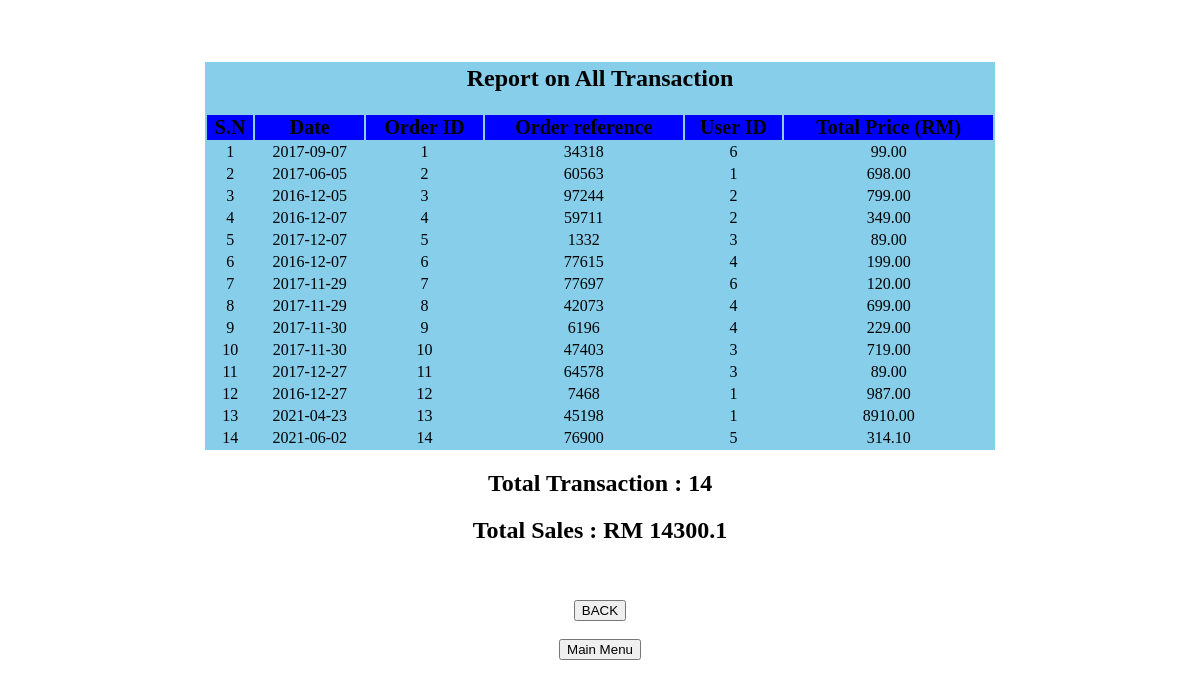
Page /admin/all_reports.php on the earlier database version.
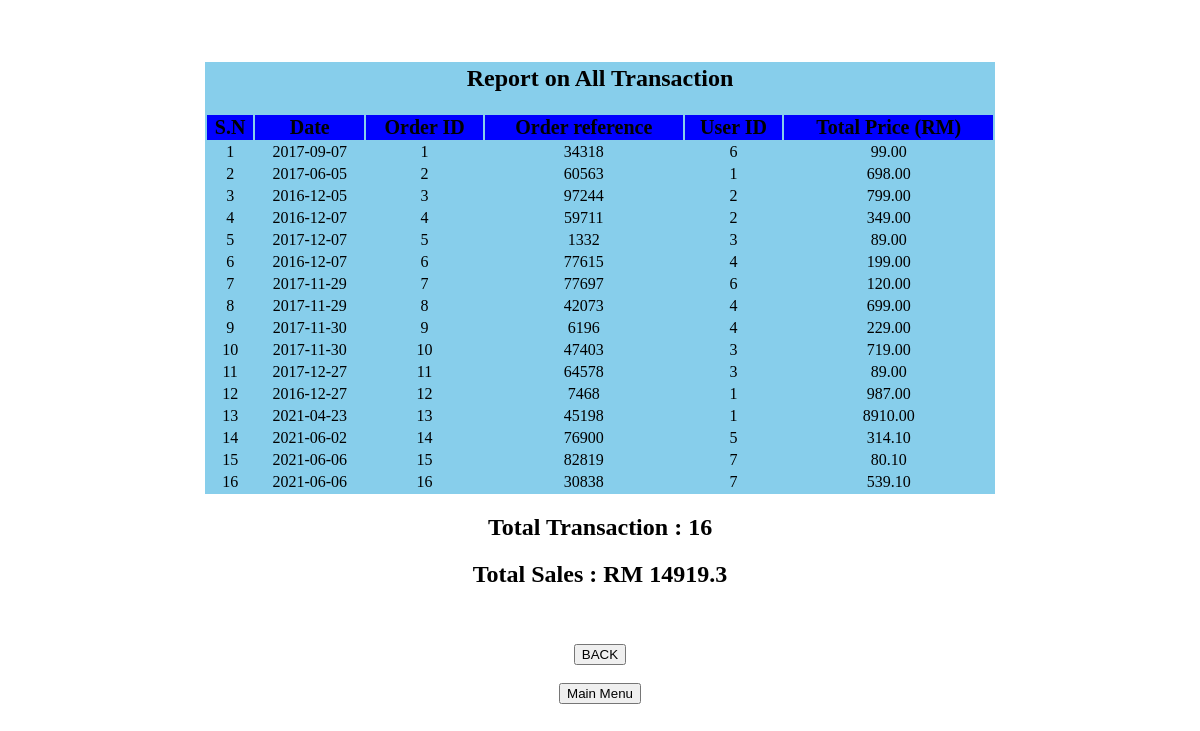
Same page on the later database version.
### tables this page shows
CREATE TABLE `orders` (
  `order_id` int(10) NOT NULL,
  `user_id` int(100) NOT NULL,
  `customer_name` varchar(100) NOT NULL,
  `customer_email` varchar(100) NOT NULL,
  `customer_address` varchar(255) NOT NULL,
  `customer_contact` int(100) NOT NULL,
  `date` date NOT NULL,
  `order_reference` int(100) NOT NULL,
  `total_price` decimal(9,2) NOT NULL
);

### admin/all_reports.php (the view, shortened to what this page needs)
<!DOCTYPE>
<html>
<body background="images/admin.jpg">
<br><br></br>
	<table width="790" align="center" bgcolor="skyblue">
	<tr align="center">
		<td colspan=6><h2>Report on All Transaction</h2></td>
	</tr>
		<tr align="center" style="font-size:20" bgcolor="blue">
			<th>S.N</th>
			<th>Date</th>
			<th>Order ID</th>
			<th>Order reference</th>
			<th>User ID</th>
			<th>Total Price (RM)</th>
		</tr>
	<?php
	include("includes/db.php");
	$get_re = "select * from orders";
	$run_re = mysqli_query($con, $get_re);
	$i = 0;
	while($row_re = mysqli_fetch_array($run_re)){
		$date = $row_re['date'];
		$order_reference =$row_re['order_reference'];
		$order_id = $row_re['order_id'];
		$user_id = $row_re['user_id'];
		$total_price = $row_re['total_price'];
		$i++;
	?>
	<tr align="center">
		<td><?php echo $i;?></td>
		<td><?php echo $date;?></td>
		<td><?php echo $order_id;?></td>
		<td><?php echo $order_reference;?></td>
		<td><?php echo $user_id;?></td>
		<td><?php echo $total_price;?></td>
	</tr>
	<?php } ?>
</table>
<h2 align="center">Total Transaction :
<?php
include("includes/db.php");
$sql= "select * from orders";
$result=mysqli_query($con,$sql);
$num=mysqli_num_rows($result);
echo $num;
echo "<br>";
?>
</h2>
<h2 align="center">Total Sales : RM
<?php
$totalsale = 0;
while($row3 = mysqli_fetch_array($result))
{
	$total_price = $row3['total_price'];
	$totalsale += $total_price;
?>
<?php } ?>
<?php echo $totalsale;
echo "<br>";
?>
</h2>
<br/><br/>
<div align="center">
<input type="button" name ="Back" value = "BACK" onclick="window.location.href = 'yearly.php'"/> <br /><br />
<input type="button" name ="Back" value = "Main Menu" onclick="window.location.href = 'index.php?view_report'"/> <br /><br />
</div>
</body>
</html>

Differences in the rows shown:
added orders: date "2021-06-06", order_id "15", order_reference "82819", user "7", total_price "80.10"
added orders: date "2021-06-06", order_id "16", order_reference "30838", user "7", total_price "539.10"
Other differences:
$num: "14" → "16"
$totalsale: "14300.1" → "14919.3"
